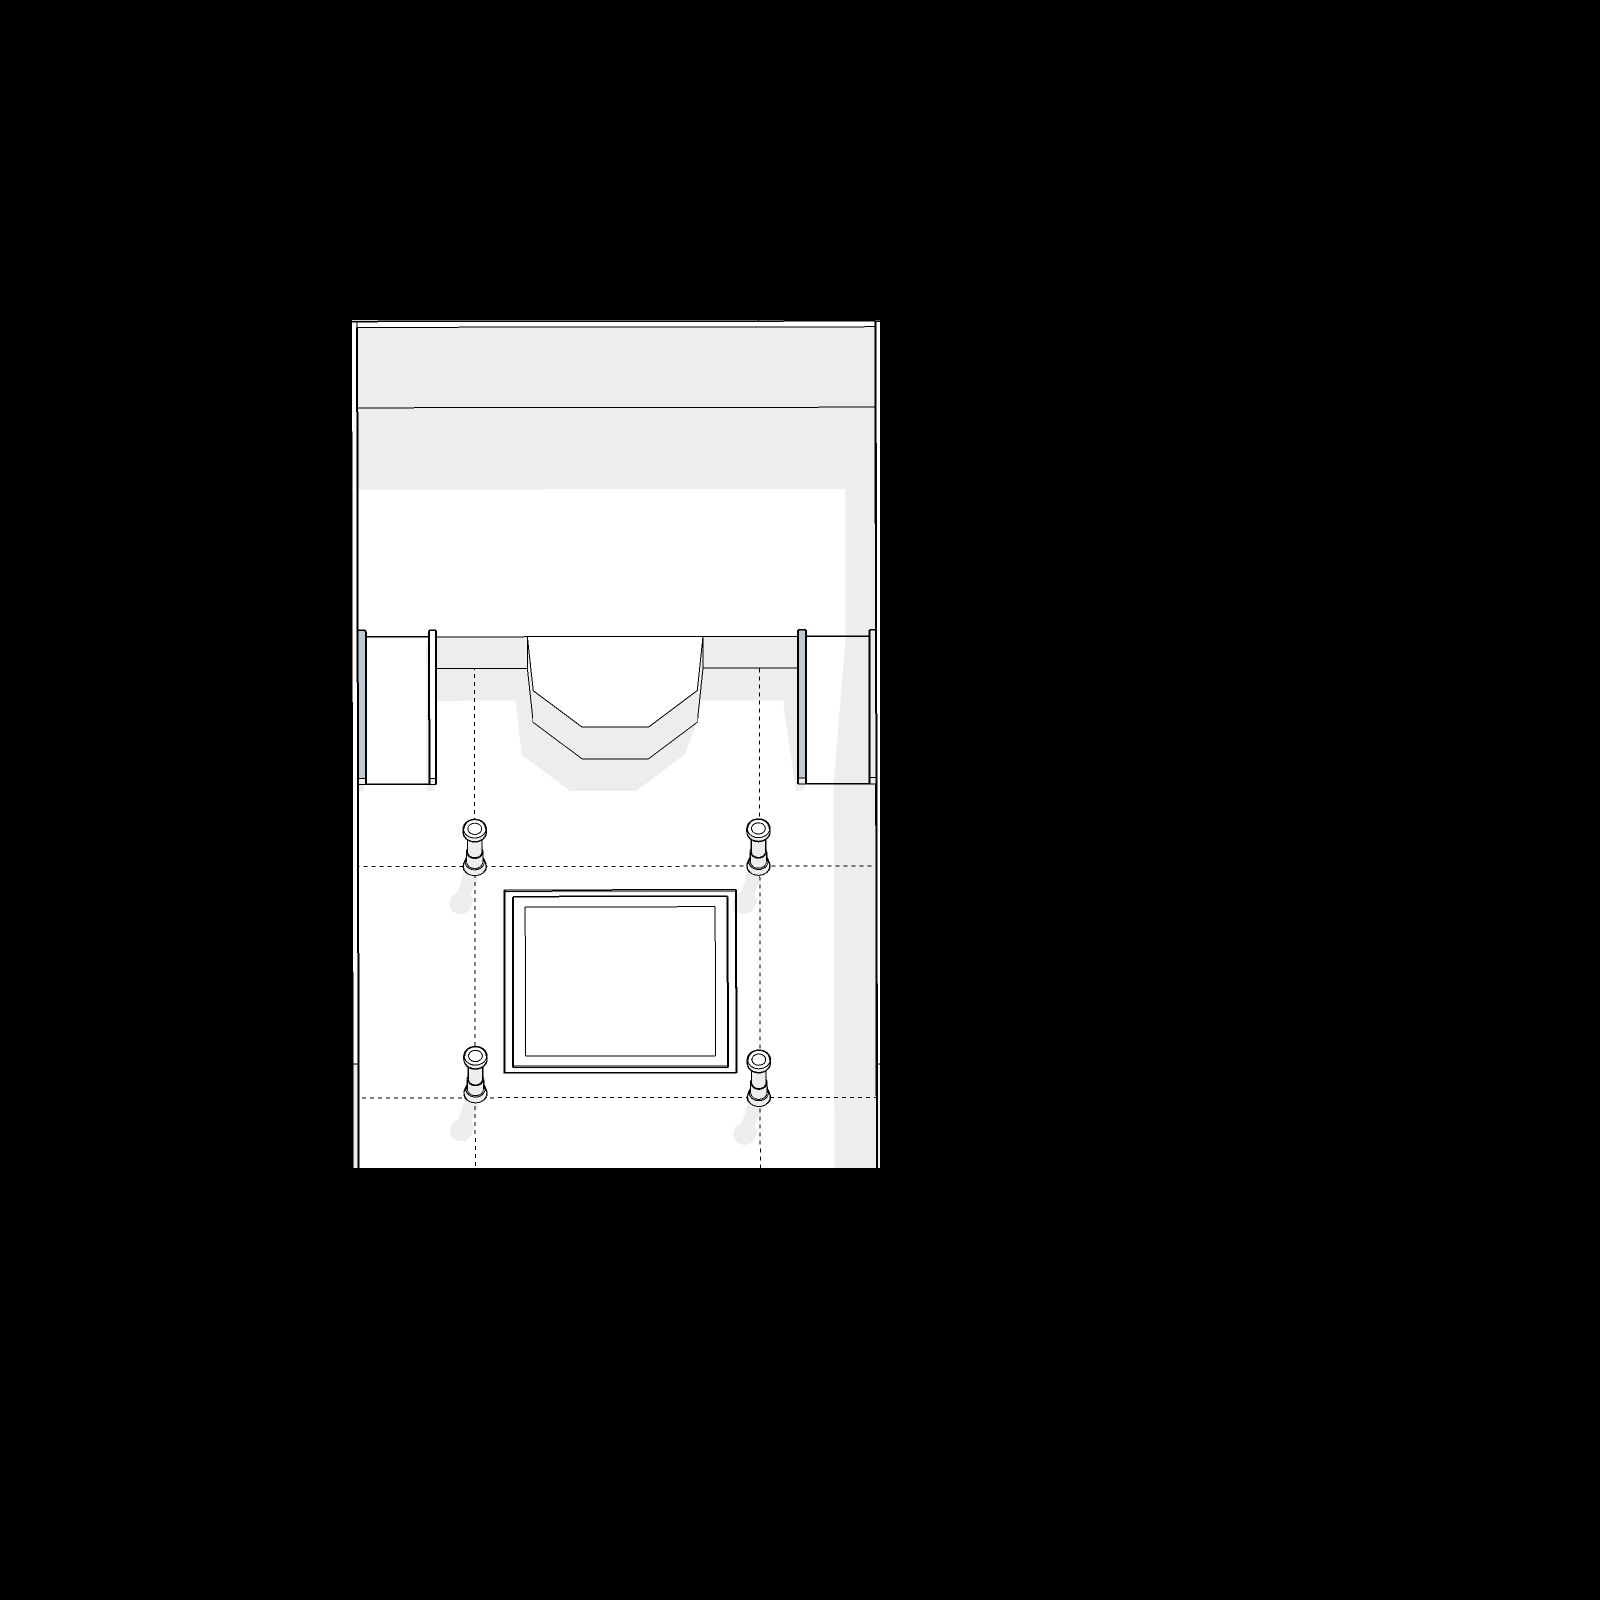

Below is a game level as drawn by its tile map, then a one-line description and the .tmx that defines it (tile-layer data replaced by summaries):
An orthogonal 100x100 tile map with 16x16 px tiles, 1 tile layer (Tile Layer 1) and 14 objects.

<map version="1.0" tiledversion="1.1.6" orientation="orthogonal" renderorder="left-down" width="100" height="100" tilewidth="16" tileheight="16" infinite="0" nextobjectid="33">
 <properties>
  <property name="unity:scale" value=".0625" />
 </properties>
 <tileset firstgid="1" source="scetchup_background.tsx" />
 <layer name="Tile Layer 1" width="100" height="100">
  <data>[10000 cells, 1749 non-empty, 1749 distinct tile ids]</data>
 </layer>
 <objectgroup name="Object Layer 1">
  <object id="7" x="704.667" y="666.667">
   <polyline points="0,0 -7.33333,52.6667 -56.6667,92 -122.667,92.6667 -172,56.6667 -179.333,0.666667" />
  </object>
 </objectgroup>
 <objectgroup name="Object Layer 2">
  <object id="8" x="806" y="628.667">
   <polyline points="0,0 0.666667,154" />
  </object>
  <object id="9" x="704" y="666">
   <polyline points="0,0 91.3333,0.666667 91.3333,-38 91.3333,118.667" />
  </object>
  <object id="10" x="435.333" y="632.667">
   <polyline points="0,0 0,151.333" />
  </object>
  <object id="11" x="436.667" y="666.667">
   <polyline points="0,0 86.6667,1.33333" />
  </object>
  <object id="12" x="436" y="636">
   <polyline points="0,0 90.6667,1.33333" />
  </object>
  <object id="13" x="702.667" y="636">
   <polyline points="0,0 94,0.666667" />
  </object>
  <object id="14" x="526.667" y="636.667">
   <polyline points="0,0 4.66667,51.3333 52.6667,88.6667 121.333,89.3333 170.667,52 175.333,-2" />
  </object>
  <object id="15" x="436" y="630">
   <polyline points="0,0 0.666667,154.667 -7.33333,154.667 -8,0 0.666667,0" />
  </object>
  <object id="16" x="875" y="406">
   <polyline points="0,0 -517,2 -517,224" />
  </object>
  <object id="17" x="876" y="634">
   <polyline points="0,0 -1,-229" />
  </object>
  <object id="28" x="867" y="784">
   <polyline points="0,0 8,0 9,382" />
  </object>
  <object id="29" x="869" y="630">
   <polyline points="0,0 8,0 8,153 0,153 -2,-1" />
  </object>
  <object id="30" x="869" y="630">
   <polyline points="0,0 8,0 8,153 0,153 -2,-1" />
  </object>
 </objectgroup>
</map>
